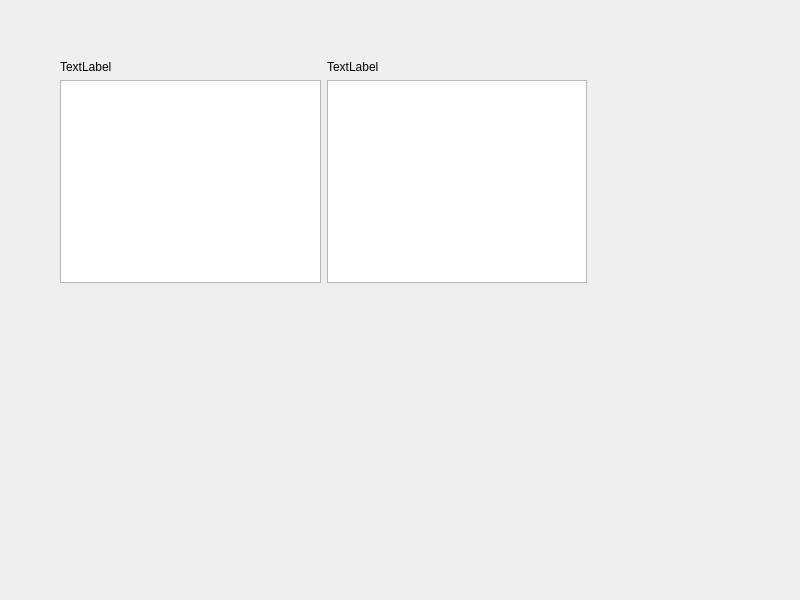
<?xml version="1.0" encoding="UTF-8"?>
<ui version="4.0">
 <class>Form</class>
 <widget class="QWidget" name="Form">
  <property name="geometry">
   <rect>
    <x>0</x>
    <y>0</y>
    <width>800</width>
    <height>600</height>
   </rect>
  </property>
  <property name="windowTitle">
   <string>huilizhou</string>
  </property>
  <widget class="QWidget" name="layoutWidget">
   <property name="geometry">
    <rect>
     <x>60</x>
     <y>60</y>
     <width>527</width>
     <height>223</height>
    </rect>
   </property>
   <layout class="QGridLayout" name="gridLayout">
    <item row="0" column="0">
     <layout class="QVBoxLayout" name="verticalLayout">
      <item>
       <widget class="QLabel" name="label_edit">
        <property name="text">
         <string>TextLabel</string>
        </property>
       </widget>
      </item>
      <item>
       <widget class="QTextEdit" name="textEdit"/>
      </item>
     </layout>
    </item>
    <item row="0" column="1">
     <layout class="QVBoxLayout" name="verticalLayout_2">
      <item>
       <widget class="QLabel" name="label_browser">
        <property name="text">
         <string>TextLabel</string>
        </property>
       </widget>
      </item>
      <item>
       <widget class="QTextBrowser" name="textBrowser"/>
      </item>
     </layout>
    </item>
   </layout>
  </widget>
 </widget>
 <resources/>
 <connections>
  <connection>
   <sender>textEdit</sender>
   <signal>textChanged()</signal>
   <receiver>Form</receiver>
   <slot>show_text_func()</slot>
   <hints>
    <hint type="sourcelabel">
     <x>199</x>
     <y>276</y>
    </hint>
    <hint type="destinationlabel">
     <x>249</x>
     <y>353</y>
    </hint>
   </hints>
  </connection>
 </connections>
 <slots>
  <slot>show_text_func()</slot>
 </slots>
</ui>
